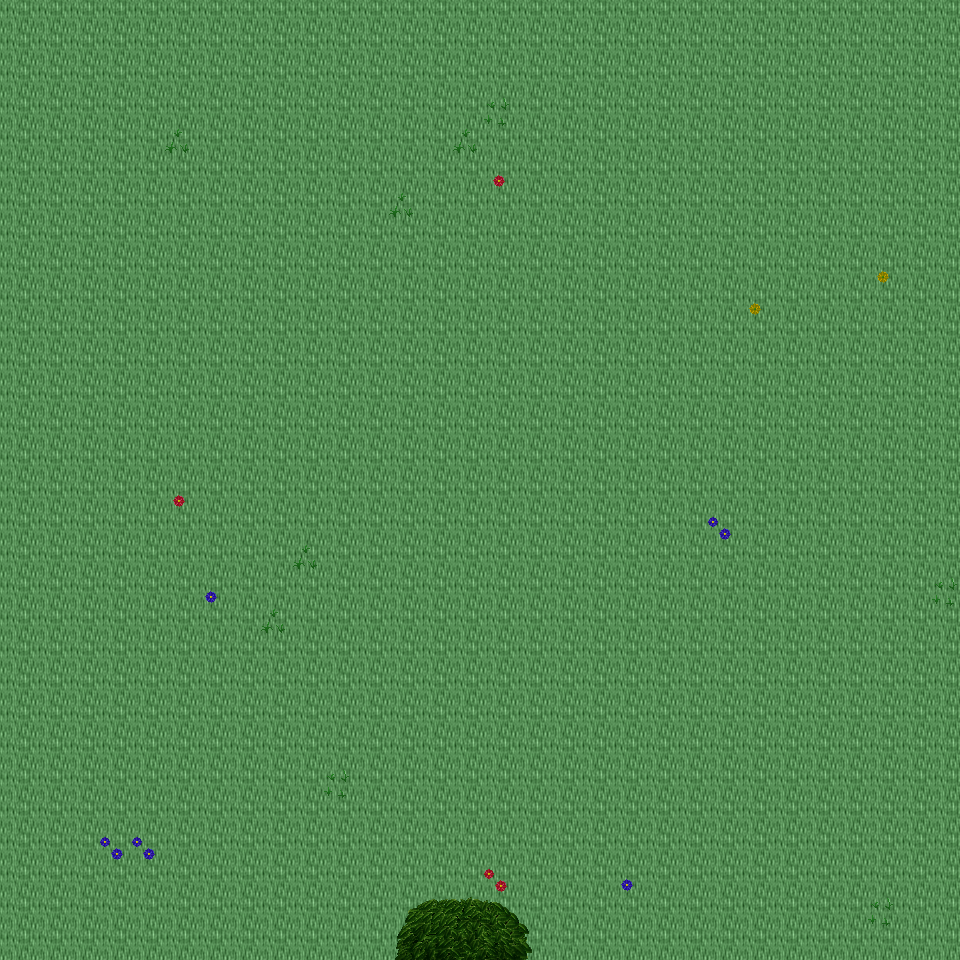

This is a level from a 2D game, rendered from its Tiled map with the project's own tilesets. A one-line summary and the map file follow, with tile-layer data summarised:
An orthogonal 30x30 tile map with 32x32 px tiles, 6 tile layers (Ground, Object, Object2, Above, ...), 28 tilesets and 4 objects (4x mapExit).

<map version="1.0" orientation="orthogonal" renderorder="right-down" width="30" height="30" tilewidth="32" tileheight="32" nextobjectid="5">
  <tileset firstgid="1" name="tileset_ground_ground" tilewidth="32" tileheight="32" tilecount="33" columns="3">
    <image source="../drawable/tileset_ground_ground.png" width="96" height="352" />
  </tileset>
  <tileset firstgid="34" name="tileset_ground_water_pool" tilewidth="32" tileheight="32" tilecount="72" columns="3">
    <image source="../drawable/tileset_ground_water_pool.png" width="96" height="768" />
  </tileset>
  <tileset firstgid="106" name="tileset_plant_flower_daisy_red" tilewidth="32" tileheight="32" tilecount="8" columns="2">
    <image source="../drawable/tileset_plant_flower_daisy_red.png" width="64" height="128" />
  </tileset>
  <tileset firstgid="114" name="tileset_plant_flower_daisy_white" tilewidth="32" tileheight="32" tilecount="8" columns="2">
    <image source="../drawable/tileset_plant_flower_daisy_white.png" width="64" height="128" />
  </tileset>
  <tileset firstgid="122" name="tileset_plant_flower_daisy_yellow" tilewidth="32" tileheight="32" tilecount="8" columns="2">
    <image source="../drawable/tileset_plant_flower_daisy_yellow.png" width="64" height="128" />
  </tileset>
  <tileset firstgid="130" name="tileset_plant_flower_daisy_blue" tilewidth="32" tileheight="32" tilecount="8" columns="2">
    <image source="../drawable/tileset_plant_flower_daisy_blue.png" width="64" height="128" />
  </tileset>
  <tileset firstgid="138" name="tileset_plant_grasses" tilewidth="32" tileheight="32" tilecount="6" columns="3">
    <image source="../drawable/tileset_plant_grasses.png" width="96" height="64" />
  </tileset>
  <tileset firstgid="144" name="tileset_plant_tree_tree_darkgreen" tilewidth="32" tileheight="32" tilecount="88" columns="8">
    <image source="../drawable/tileset_plant_tree_tree_darkgreen.png" width="256" height="352" />
  </tileset>
  <tileset firstgid="232" name="tileset_ground_grass_edges" tilewidth="32" tileheight="32" tilecount="36" columns="12">
    <image source="../drawable/tileset_ground_grass_edges.png" width="384" height="96" />
  </tileset>
  <tileset firstgid="268" name="tileset_ground_grass_corners" tilewidth="32" tileheight="32" tilecount="24" columns="6">
    <image source="../drawable/tileset_ground_grass_corners.png" width="192" height="128" />
  </tileset>
  <tileset firstgid="292" name="tileset_furniture_table_long_side_on_pale" tilewidth="32" tileheight="32" tilecount="3" columns="3">
    <image source="../drawable/tileset_furniture_table_long_side_on_pale.png" width="96" height="32" />
  </tileset>
  <tileset firstgid="295" name="tileset_plant_stump_stump_brown" tilewidth="32" tileheight="32" tilecount="4" columns="2">
    <image source="../drawable/tileset_plant_stump_stump_brown.png" width="64" height="64" />
  </tileset>
  <tileset firstgid="299" name="tileset_item_sign_large" tilewidth="32" tileheight="32" tilecount="15" columns="5">
    <image source="../drawable/tileset_item_sign_large.png" width="160" height="96" />
  </tileset>
  <tileset firstgid="314" name="tileset_plant_stump_small_stump" tilewidth="32" tileheight="32" tilecount="4" columns="2">
    <image source="../drawable/tileset_plant_stump_small_stump.png" width="64" height="64" />
  </tileset>
  <tileset firstgid="318" name="tileset_building_wall_bricked_edges" tilewidth="32" tileheight="32" tilecount="25" columns="5">
    <image source="../drawable/tileset_building_wall_bricked_edges.png" width="160" height="160" />
  </tileset>
  <tileset firstgid="343" name="tileset_logic_creature_orc" tilewidth="32" tileheight="32" tilecount="6" columns="6">
    <image source="../drawable/tileset_logic_creature_orc.png" width="192" height="32" />
  </tileset>
  <tileset firstgid="349" name="tileset_logic_creature_animal" tilewidth="32" tileheight="32" tilecount="32" columns="8">
    <image source="../drawable/tileset_logic_creature_animal.png" width="256" height="128" />
  </tileset>
  <tileset firstgid="381" name="tileset_logic_item_resources" tilewidth="32" tileheight="32" tilecount="6" columns="6">
    <image source="../drawable/tileset_logic_item_resources.png" width="192" height="32" />
  </tileset>
  <tileset firstgid="387" name="tileset_logic_creature_golem" tilewidth="32" tileheight="32" tilecount="4" columns="4">
    <image source="../drawable/tileset_logic_creature_golem.png" width="128" height="32" />
  </tileset>
  <tileset firstgid="391" name="tileset_logic_collision" tilewidth="32" tileheight="32" tilecount="1" columns="1">
    <image source="../drawable/tileset_logic_collision.png" width="32" height="32" />
  </tileset>
  <tileset firstgid="392" name="tileset_object_boat" tilewidth="32" tileheight="32" tilecount="42" columns="6">
    <image source="../drawable/tileset_object_boat.png" width="192" height="224" />
  </tileset>
  <tileset firstgid="434" name="tileset_furniture_table_long_front_on_pale" tilewidth="32" tileheight="32" tilecount="3" columns="1">
    <image source="../drawable/tileset_furniture_table_long_front_on_pale.png" width="32" height="96" />
  </tileset>
  <tileset firstgid="437" name="tileset_ground_green_paving" tilewidth="32" tileheight="32" tilecount="18" columns="3">
    <image source="../drawable/tileset_ground_green_paving.png" width="96" height="192" />
  </tileset>
  <tileset firstgid="455" name="tileset_logic_protection" tilewidth="32" tileheight="32" tilecount="2" columns="2">
    <image source="../drawable/tileset_logic_protection.png" width="64" height="32" />
  </tileset>
  <tileset firstgid="457" name="tileset_furniture_bed_double_peach" tilewidth="32" tileheight="32" tilecount="8" columns="2">
    <image source="../drawable/tileset_furniture_bed_double_peach.png" width="64" height="128" />
  </tileset>
  <tileset firstgid="465" name="tileset_furniture_bed_double_red" tilewidth="32" tileheight="32" tilecount="8" columns="2">
    <image source="../drawable/tileset_furniture_bed_double_red.png" width="64" height="128" />
  </tileset>
  <tileset firstgid="473" name="tileset_logic_creature_undead_skeleton" tilewidth="32" tileheight="32" tilecount="6" columns="6">
    <image source="../drawable/tileset_logic_creature_undead_skeleton.png" width="192" height="32" />
  </tileset>
  <tileset firstgid="479" name="tileset_logic_creature_undead_specter" tilewidth="32" tileheight="32" tilecount="6" columns="6">
    <image source="../drawable/tileset_logic_creature_undead_specter.png" width="192" height="32" />
  </tileset>
  <layer name="Ground" width="30" height="30">
    <data>[900 cells, 900 non-empty, 1 distinct tile ids]</data>
  </layer>
  <layer name="Object" width="30" height="30">
    <data>[900 cells, 19 non-empty, 7 distinct tile ids]</data>
  </layer>
  <layer name="Object2" width="30" height="30">
    <data>[900 cells, 0 non-empty, 0 distinct tile ids]</data>
  </layer>
  <layer name="Above" width="30" height="30">
    <data>[900 cells, 10 non-empty, 10 distinct tile ids]</data>
  </layer>
  <layer name="Above2" width="30" height="30">
    <data>[900 cells, 0 non-empty, 0 distinct tile ids]</data>
  </layer>
  <layer name="Walkable" width="30" height="30">
    <data>[900 cells, 0 non-empty, 0 distinct tile ids]</data>
  </layer>
  <objectgroup name="MapEvents">
    <object id="1" name="north" type="mapExit" x="0" y="0" width="960" height="32">
      <properties>
        <property name="map" value="level_0_x207_y76" />
        <property name="x" value="0" />
        <property name="y" value="28" />
      </properties>
    </object>
    <object id="2" name="south" type="mapExit" x="0" y="928" width="960" height="32">
      <properties>
        <property name="map" value="level_0_x207_y78" />
        <property name="x" value="0" />
        <property name="y" value="1" />
      </properties>
    </object>
    </objectgroup>
</map>
<!-- 2 of 4 objects omitted -->
